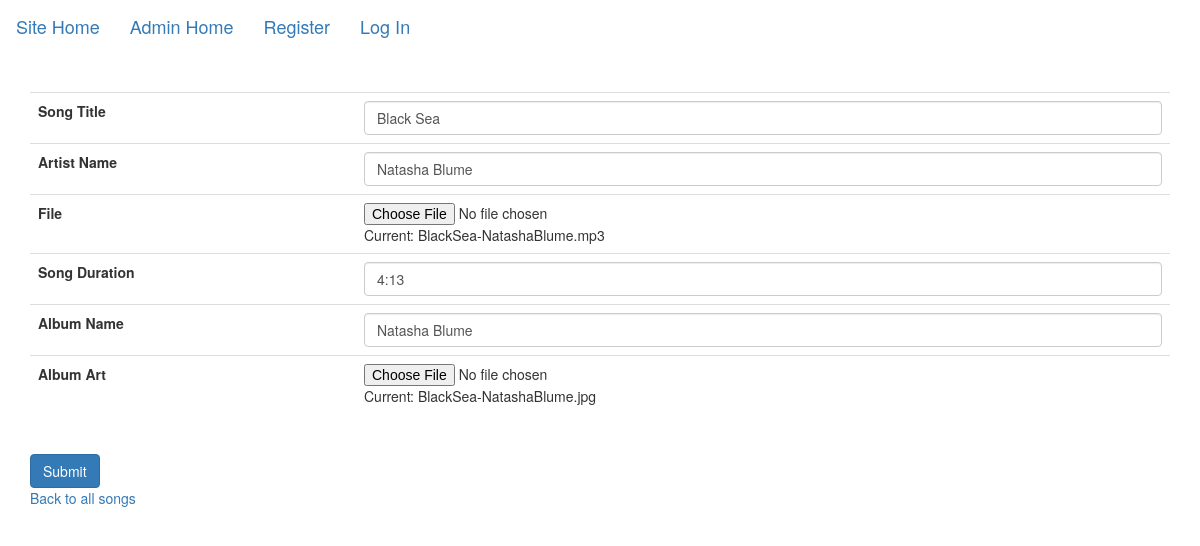
Page /admin/song/edit/1 on the committed database.
### tables this page shows
CREATE TABLE song (
    id INTEGER PRIMARY KEY AUTOINCREMENT,
    artist TEXT,
    title TEXT NOT NULL,
    filepath TEXT NOT NULL,
    duration TEXT,
    album_name TEXT,
    album_art TEXT,
    playlist_id INTEGER,
    created_at DATE NOT NULL DEFAULT CURRENT_DATE,
    FOREIGN KEY(playlist_id) REFERENCES playlist(id)
);

### fivesongs/admin.py (the view)
@bp.route('/admin/song/edit/<int:id>', methods=('GET', 'POST'))
def songedit(id):
    db = get_db()
    if request.method == 'POST':
        form_data = request.form
        songfile = request.files['filepath']
        albumartfile = request.files['album_art']
        file_update = ''
        if songfile and allowed_file('song', songfile.filename):
            filename = secure_filename(songfile.filename)
            songfile.save(os.path.join(MP3_UPLOAD_FOLDER, filename))
            file_update = file_update + f"filepath = '{songfile.filename}', "
        if albumartfile and allowed_file('albumart', albumartfile.filename):
            filename = secure_filename(albumartfile.filename)
            albumartfile.save(os.path.join(ALBUMART_UPLOAD_FOLDER, filename))
            file_update = file_update + f"album_art = '{albumartfile.filename}' "
        update_query = (f"UPDATE song SET title='{form_data['title']}', "
                        f"artist='{form_data['artist']}', "
                        f"duration='{form_data['duration']}', "
                        f"album_name='{form_data['album_name']}', "
                        f"{file_update} "
                        f"WHERE id = {id} RETURNING id;")
        print(update_query)
        song_update = db.execute(update_query).fetchone()
        db.commit()
        return redirect('/admin/songs', 302)
    else:
        song_query = f"SELECT id, artist, title, filepath, duration, album_name, album_art, playlist_id, created_at FROM song WHERE id = {id}"
        db_song = db.execute(song_query).fetchone()
        play_date = ''
        if db_song['playlist_id']:
            play_date = db.execute(f"SELECT play_date FROM playlist WHERE id = {db_song['playlist_id']}").fetchone()
        return render_template('admin/songedit.html', song=db_song, play_date=play_date)

### fivesongs/auth.py (called while the page is built)
@bp.before_app_request
def load_logged_in_user():
    user_id = session.get('user_id')
    if user_id is None:
        g.user = None
    else:
        g.user = get_db().execute(
            'SELECT * FROM user WHERE id = ?', (user_id,)
        ).fetchone()

### fivesongs/db.py (called while the page is built)
def get_db():
    if 'db' not in g:
        g.db = sqlite3.connect(
            current_app.config['DATABASE'],
            detect_types=sqlite3.PARSE_DECLTYPES
        )
        g.db.row_factory = sqlite3.Row
    return g.db

### fivesongs/templates/admin/songedit.html (shortened to what this page needs)
{% extends 'adminbase.html' %}
{% block content %}
  {% if song %}
    <form action="/admin/song/edit/{{ song.id }}" method="post" enctype="multipart/form-data">
    <table class="table">
      <tbody>
        <tr>
          <th scope="row">Song Title</th>
          <td><input class="form-control" type="text" name="title" placeholder="Song Title" value="{{ song.title }}" /></td>
        </tr>
        <tr>
          <th scope="row">Artist Name</th>
          <td><input class="form-control" type="text" name="artist" placeholder="Artist Name" value="{{ song.artist }}" /></td>
        </tr>
        <tr>
          <th scope="row">File</th>
          <td>
            <input class="form-control-file" type="file" name="filepath" placeholder="File Path" value="{{ song.filepath }}">
            Current: {{ song.filepath }}
          </td>
        </tr>
        <tr>
          <th scope="row">Song Duration</th>
          <td><input class="form-control" type="text" name="duration" placeholder="Song Duration" value="{{ song.duration }}" /></td>
        </tr>
        <tr>
          <th scope="row">Album Name</th>
          <td><input class="form-control" type="text" name="album_name" placeholder="Album Name" value="{{ song.album_name }}" /></td>
        </tr>
        <tr>
          <th scope="row">Album Art</th>
          <td>
            <input class="form-control-file" type="file" name="album_art" placeholder="Album Art" value="{{ song.album_art }}">
            Current: {{ song.album_art }}
          </td>
        </tr>
      </tbody>
    </table>
    <br />
    <button type="submit" class="btn btn-primary">Submit</button>
    </form>
  {% endif %}
  <p><a href="/admin/songs">Back to all songs</a></p>
{% endblock %}

### rows in the picture
song: title "Black Sea", artist "Natasha Blume", filepath "BlackSea-NatashaBlume.mp3", duration "4:13", album_name "Natasha Blume", album_art "BlackSea-NatashaBlume.jpg"
